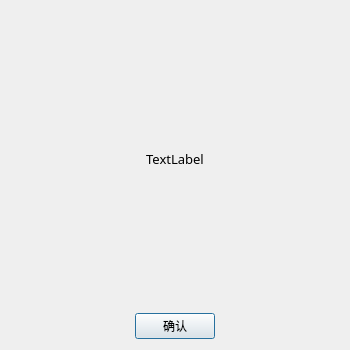
<?xml version="1.0" encoding="UTF-8"?>
<ui version="4.0">
 <class>AboutDialog</class>
 <widget class="QDialog" name="AboutDialog">
  <property name="geometry">
   <rect>
    <x>0</x>
    <y>0</y>
    <width>350</width>
    <height>350</height>
   </rect>
  </property>
  <property name="windowTitle">
   <string>关于</string>
  </property>
  <layout class="QVBoxLayout" name="verticalLayout">
   <item>
    <widget class="QLabel" name="infoLabel">
     <property name="sizePolicy">
      <sizepolicy hsizetype="Expanding" vsizetype="Expanding">
       <horstretch>0</horstretch>
       <verstretch>0</verstretch>
      </sizepolicy>
     </property>
     <property name="font">
      <font>
       <family>微软雅黑</family>
       <pointsize>10</pointsize>
      </font>
     </property>
     <property name="text">
      <string>TextLabel</string>
     </property>
     <property name="alignment">
      <set>Qt::AlignCenter</set>
     </property>
    </widget>
   </item>
   <item>
    <layout class="QHBoxLayout" name="horizontalLayout">
     <item>
      <spacer name="horizontalSpacer">
       <property name="orientation">
        <enum>Qt::Horizontal</enum>
       </property>
       <property name="sizeHint" stdset="0">
        <size>
         <width>40</width>
         <height>20</height>
        </size>
       </property>
      </spacer>
     </item>
     <item>
      <widget class="QPushButton" name="pushButton">
       <property name="text">
        <string>确认</string>
       </property>
       <property name="icon">
        <iconset resource="../icon.qrc">
         <normaloff>:/icon/res/icon/confirm.png</normaloff>:/icon/res/icon/confirm.png</iconset>
       </property>
      </widget>
     </item>
     <item>
      <spacer name="horizontalSpacer_2">
       <property name="orientation">
        <enum>Qt::Horizontal</enum>
       </property>
       <property name="sizeHint" stdset="0">
        <size>
         <width>40</width>
         <height>20</height>
        </size>
       </property>
      </spacer>
     </item>
    </layout>
   </item>
  </layout>
 </widget>
 <resources>
  <include location="../icon.qrc"/>
 </resources>
 <connections/>
</ui>
